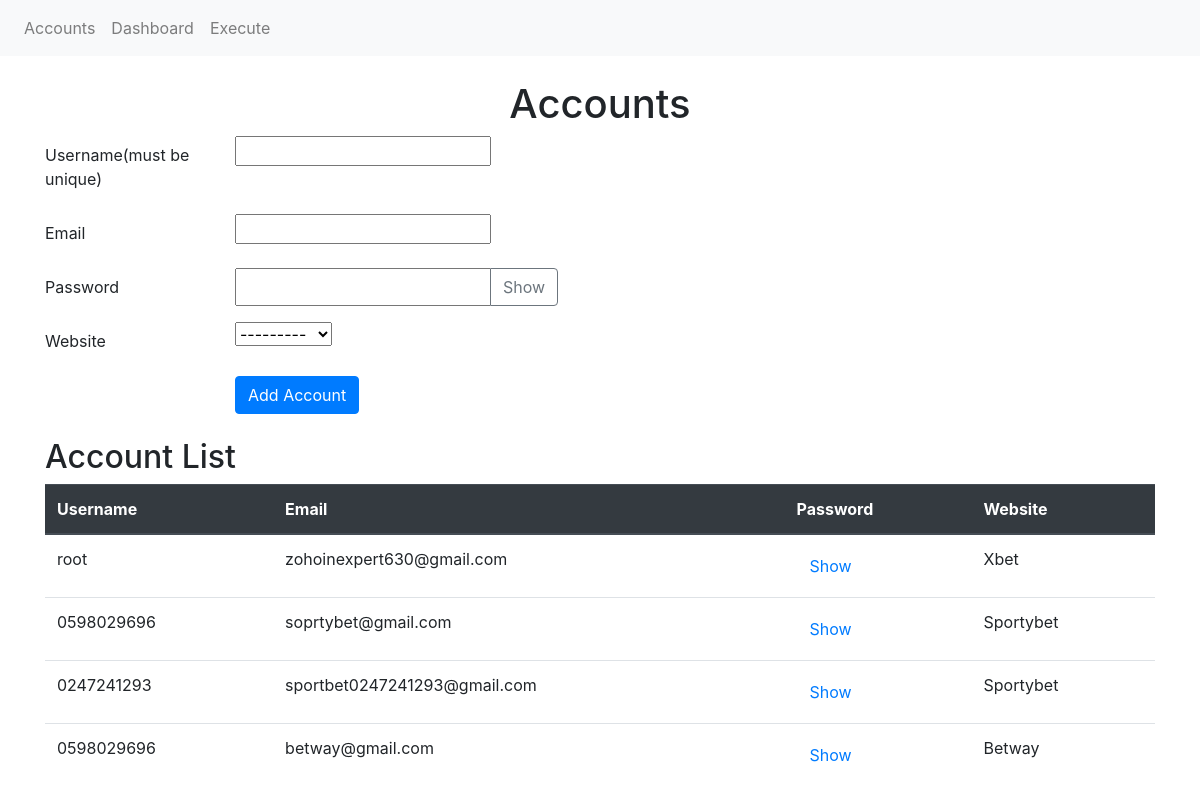
/, run on an earlier commit of the app's database.
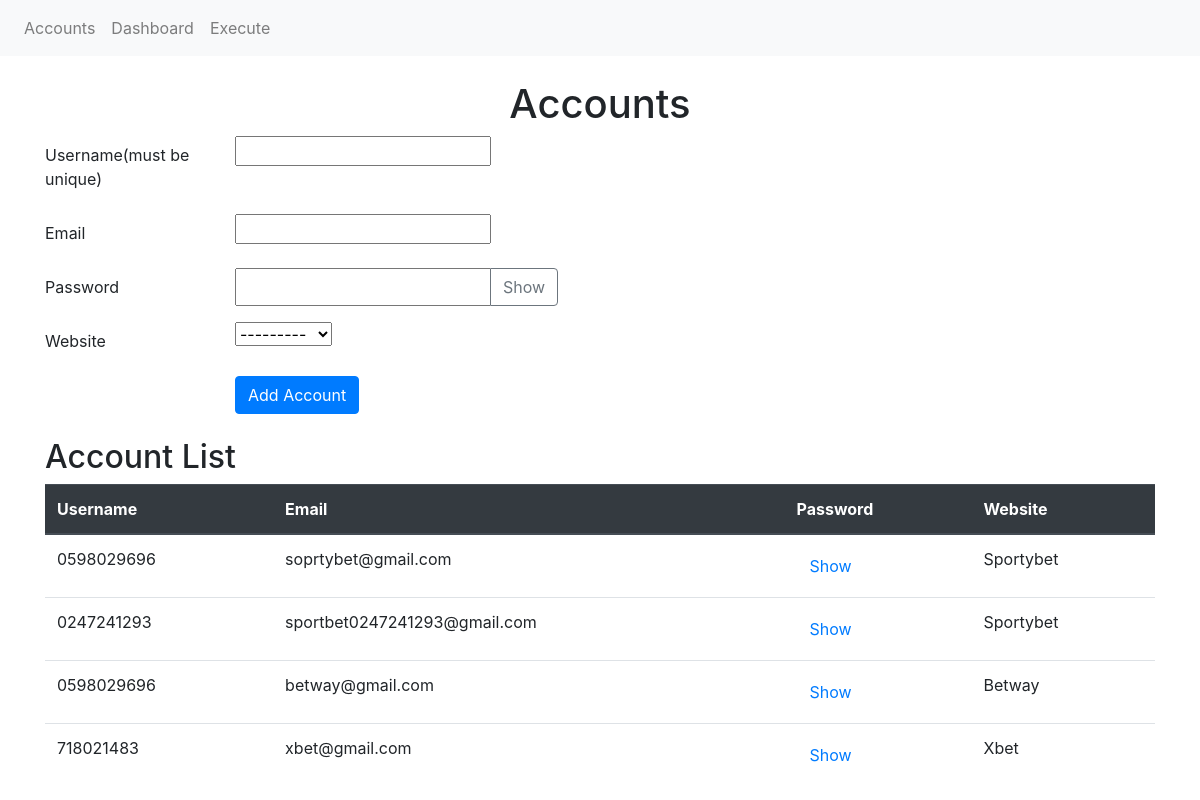
And on a later commit of the database.
### accounts/models.py (models this page shows, shortened)
class UserAccount(models.Model):
    WEBSITE_CHOICES = [
        ('Sportybet', 'Sportybet'),
        ('Xbet', 'Xbet'),
        ('Betway', 'Betway'),
    ]
    username = models.CharField(max_length=100)
    email = models.EmailField(unique=True)
    password = models.CharField(max_length=100)
    website = models.CharField(max_length=20, choices=WEBSITE_CHOICES)
    objects = UserAccountManager()

### accounts/views.py (the view)
# urls.py: path('', views.index, name='index'),
def index(request):
    accounts = UserAccount.objects.all()
    form = UserAccountForm()
    context = {'accounts': accounts, 'form': form}
    return render(request, 'accounts/index.html', context)

### accounts/forms.py
class UserAccountForm(forms.ModelForm):
    class Meta:
        model = UserAccount
        fields = ('username', 'email', 'password', 'website')
        website = forms.ChoiceField(
            widget=forms.RadioSelect,  # Use RadioSelect widget for radio buttons
            choices=UserAccount.WEBSITE_CHOICES,  # Replace 'WEBSITE_CHOICES' with your choices
        )

### accounts/templates/accounts/index.html (shortened to what this page needs)
<!DOCTYPE html>
<html>
<head>
    <link rel="stylesheet" href="https://maxcdn.bootstrapcdn.com/bootstrap/4.5.2/css/bootstrap.min.css">
</head>
<body>
    <nav class="navbar navbar-expand-lg navbar-light bg-light">
        <ul class="navbar-nav">
            <li class="nav-item">
                <a class="nav-link" href="{% url 'index' %}">Accounts</a>
            </li>
            <li class="nav-item">
                <a class="nav-link" href="{% url 'dashboard' %}">Dashboard</a>
            </li>
            <li class="nav-item">
                <a class="nav-link" href="{% url 'execute' %}">Execute</a>
            </li>
        </ul>
    </nav>
    <div class="container mt-4">
        <h1 class="text-center">Accounts</h1>
        <form method="post" action="{% url 'add_account' %}" class="form-horizontal">
            <div class="form-group row">
                <label for="{{ form.username.id_for_label }}" class="col-sm-2 col-form-label">Username(must be unique)</label>
                <div class="col-sm-10">
                    {{ form.username }}
                </div>
            </div>
            <div class="form-group row">
                <label for="{{ form.email.id_for_label }}" class="col-sm-2 col-form-label">Email</label>
                <div class="col-sm-10">
                    {{ form.email }}
                </div>
            </div>
            <div class="form-group row">
                <label for="{{ form.password.id_for_label }}" class="col-sm-2 col-form-label">Password</label>
                <div class="col-sm-10">
                    <div class="input-group">
                        {{ form.password }}
                        <div class="input-group-append">
                            <button class="btn btn-outline-secondary" type="button" id="togglePassword">Show</button>
                        </div>
                    </div>
                </div>
            </div>
            <div class="form-group row">
                <label for="{{ form.website.id_for_label }}" class="col-sm-2 col-form-label">Website</label>
                <div class="col-sm-10">
                    {{ form.website }}
                </div>
            </div>
            <div class="form-group row">
                <div class="col-sm-10 offset-sm-2">
                    <button type="submit" class="btn btn-primary">Add Account</button>
                </div>
            </div>
        </form>
        <h2 class="mt-4">Account List</h2>
        <table class="table">
            <thead class="thead-dark">
                <tr>
                    <th>Username</th>
                    <th>Email</th>
                    <th>Password</th>
                    <th>Website</th>
                </tr>
            </thead>
            <tbody>
                {% for account in accounts %}
                    <tr>
                        <td>{{ account.username }}</td>
                        <td>{{ account.email }}</td>
                        <td>
                            <button class="btn btn-link toggle-password">Show</button>
                        </td>
                        <td>{{ account.website }}</td>
                    </tr>
                {% endfor %}
            </tbody>
        </table>
    </div>
</body>
</html>

What changed in the data, as far as the page shows it:
removed UserAccount: username "root", email "zohoinexpert630@gmail.com", website "Xbet"
added UserAccount: username "718021483", email "xbet@gmail.com", website "Xbet"
